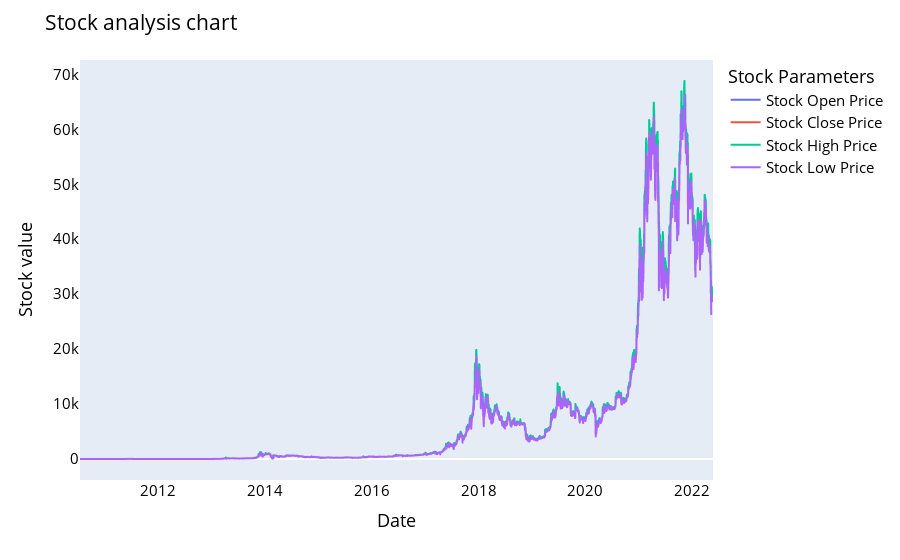

Notebook cell for this chart:
### Code cell
names = cycle(['Stock Open Price','Stock Close Price','Stock High Price','Stock Low Price'])

fig = px.line(y_overall, x=y_overall.Date, y=[y_overall['Open'], y_overall['Close'], 
                                          y_overall['High'], y_overall['Low']],
             labels={'Date': 'Date','value':'Stock value'})
fig.update_layout(title_text='Stock analysis chart', font_size=15, font_color='black',legend_title_text='Stock Parameters')
fig.for_each_trace(lambda t:  t.update(name = next(names)))
fig.update_xaxes(showgrid=False)
fig.update_yaxes(showgrid=False)

fig.show()

### Figure 1 — Plotly figure (JSON) as saved in the notebook; plotly's stock layout.template omitted (floating-point values rounded to 4 significant figures; data arrays with more than 128 entries replaced by an {"elided": "..."} marker saying what was removed)
{"data": [{"hovertemplate": "variable=Open<br>Date=%{x}<br>Stock value=%{y}<extra></extra>", "legendgroup": "Open", "line": {"color": "#636efa", "dash": "solid"}, "marker": {"symbol": "circle"}, "mode": "lines", "name": "Stock Open Price", "showlegend": true, "type": "scattergl", "x": {"elided": "4331 str values"}, "xaxis": "x", "y": {"elided": "4331 float values"}, "yaxis": "y"}, {"hovertemplate": "variable=Close<br>Date=%{x}<br>Stock value=%{y}<extra></extra>", "legendgroup": "Close", "line": {"color": "#EF553B", "dash": "solid"}, "marker": {"symbol": "circle"}, "mode": "lines", "name": "Stock Close Price", "showlegend": true, "type": "scattergl", "x": {"elided": "4331 str values"}, "xaxis": "x", "y": {"elided": "4331 float values"}, "yaxis": "y"}, {"hovertemplate": "variable=High<br>Date=%{x}<br>Stock value=%{y}<extra></extra>", "legendgroup": "High", "line": {"color": "#00cc96", "dash": "solid"}, "marker": {"symbol": "circle"}, "mode": "lines", "name": "Stock High Price", "showlegend": true, "type": "scattergl", "x": {"elided": "4331 str values"}, "xaxis": "x", "y": {"elided": "4331 float values"}, "yaxis": "y"}, {"hovertemplate": "variable=Low<br>Date=%{x}<br>Stock value=%{y}<extra></extra>", "legendgroup": "Low", "line": {"color": "#ab63fa", "dash": "solid"}, "marker": {"symbol": "circle"}, "mode": "lines", "name": "Stock Low Price", "showlegend": true, "type": "scattergl", "x": {"elided": "4331 str values"}, "xaxis": "x", "y": {"elided": "4331 float values"}, "yaxis": "y"}], "layout": {"font": {"color": "black", "size": 15}, "legend": {"title": {"text": "Stock Parameters"}, "tracegroupgap": 0}, "margin": {"t": 60}, "title": {"text": "Stock analysis chart"}, "xaxis": {"anchor": "y", "domain": [0, 1], "showgrid": false, "title": {"text": "Date"}}, "yaxis": {"anchor": "x", "domain": [0, 1], "showgrid": false, "title": {"text": "Stock value"}}}}
